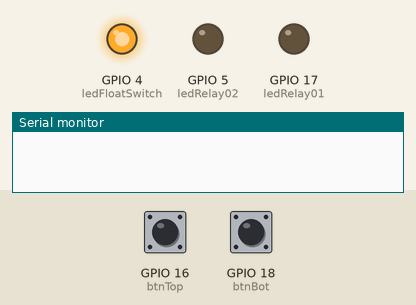
A sketch run on a simulated ESP32. Shown: output pins drawn as LEDs (lit = HIGH), the last lines printed to the serial monitor. The test bench sets the inputs (shaded band); at power-on: GPIO 16 (btnTop) LOW, GPIO 18 (btnBot) LOW.

Above: at 3.2 s.
3.3 s: GPIO 16 (btnTop) pulled HIGH for 1.3 s
At 5.7 s:
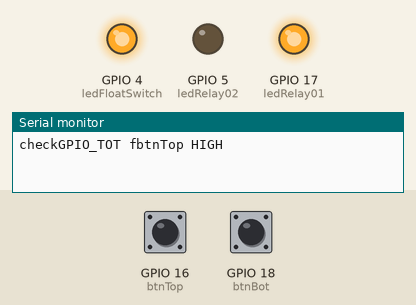
At 10.4 s:
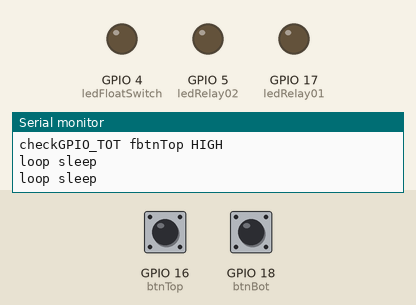
Timing chart, 0 to 11.9 s (numbered marks = the images above; inputs shaded):
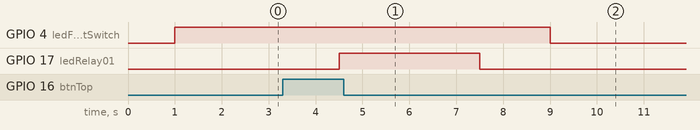

The sketch:

esp32_Floatless_auto.ino
```cpp
#include <WiFi.h>
#include <EEPROM.h>
#include <WiFiClientSecure.h>
#include <HTTPClient.h>
#include <ArduinoJson.h>


#define uS_TO_S_FACTOR 1000000ULL /* Conversion factor for micro seconds to seconds */


// the LED is connected to GPIO 5
const int ledRelay01 = 17 ;
const int ledRelay02 =  5;
//const int ledAlarm =  19;
const int ledFloatSwitch =  4;

const int btnTop = 16;
const int btnBot = 18 ;

int g_count_is_running =0 ;
int g_count_is_stopping =0 ;

bool g_has_sleep = false;
int g_sleep_seconds = 0;

void initGpio(){
    pinMode(ledRelay01, OUTPUT);
    pinMode(ledRelay02, OUTPUT);
   // digitalWrite(ledAlarm, OUTPUT);
    turnOffAll();

    pinMode(ledFloatSwitch, OUTPUT);
    pinMode(btnTop, INPUT);
    pinMode(btnBot, INPUT);
    digitalWrite(ledFloatSwitch, HIGH);
    delay(1000);
}

void turnOffAll(){
   digitalWrite(ledRelay01, LOW);
   digitalWrite(ledRelay02, LOW);
  // digitalWrite(ledAlarm, LOW);
}


bool checkGPIO_BOT() {
  delay(500);
  bool has_data = false;
  int buttonState = digitalRead(btnBot);
  if (buttonState == HIGH) {
     Serial.println("checkGPIO_BOT fbtnBot HIGH");
    digitalWrite(ledRelay02, HIGH);
    has_data = true;
  } else {
   // Serial.println("digitalRead fbtnBot LOW");
    digitalWrite(ledRelay02, LOW);
  }

   delay(500);
  if( has_data == false){
    int buttonState = digitalRead(btnBot);
    if (buttonState == HIGH) {
      Serial.println("checkGPIO_BOT fbtnBot HIGH again");
      digitalWrite(ledRelay02, HIGH);
      has_data = true;
    } else {
    // Serial.println("digitalRead fbtnBot LOW");
      digitalWrite(ledRelay02, LOW);
    }

  }

   return has_data;
}

bool checkGPIO_TOT() {
    delay(500);
    bool has_data = false;
    int buttonState = digitalRead(btnTop);
    if (buttonState == HIGH) {
      Serial.println("checkGPIO_TOT fbtnTop HIGH");
      digitalWrite(ledRelay01, HIGH);
      has_data = true;
    } else {
      //Serial.println("digitalRead fbtnTop LOW");
      digitalWrite(ledRelay01, LOW);
    }

    delay(500);
    if(has_data == false){
        buttonState = digitalRead(btnTop);
        if (buttonState == HIGH) {
          Serial.println("checkGPIO_TOT fbtnTop HIGH again");
          digitalWrite(ledRelay01, HIGH);
          has_data = true;
        } else {
          //Serial.println("digitalRead fbtnTop LOW");
          digitalWrite(ledRelay01, LOW);
        }
     }

   return has_data;

}

void sleepMinutes(int minutes) {
     Serial.println("sleepMinutes");
    int seconds = minutes*60;
    for( int second = 0; second < seconds; second ++) {
       delay(1000);
    }
}

void setup() {
  Serial.begin(115200);
  delay(1000); //Take some time to open up the Serial Monitor

  initGpio();
  g_count_is_running = 0;
  g_count_is_stopping = 0;
}

void loop() {
  delay(1000);
  if (g_has_sleep == true) {
    g_sleep_seconds = g_sleep_seconds +1;

    turnOffAll();
    digitalWrite(ledFloatSwitch, LOW);
    if(g_sleep_seconds > (60*60*2) ) {
        g_sleep_seconds = 0;
        g_has_sleep = false;

        ESP.restart();
    }
    Serial.println("loop sleep");
    return;
  }

  //This is not going to be called
  bool has_data_bot = false;
  // 30 minutes -btn2
  has_data_bot = checkGPIO_BOT();

  bool has_data_tot = false;
  // 15 minutes -btn1
  has_data_tot = checkGPIO_TOT();


  if (has_data_bot == true || has_data_tot == true ) {
    g_count_is_running = g_count_is_running + 1;
    g_count_is_stopping = 0;
  }  else {
    g_count_is_running = -2;
    g_count_is_stopping = g_count_is_stopping + 1;
  }


  if(g_count_is_running < 0){
     g_has_sleep = true;
  }

  // 15 minutes
  int count_minutes = 30;
  if (g_count_is_running> (count_minutes*60)) {
    g_has_sleep = true;
  } else {
      if (g_count_is_stopping> (count_minutes*60) ) {
         g_has_sleep = true;
      }
  }
}
```

Measured:
- after the input at 3.3 s, GPIO 4 (ledFloatSwitch): HIGH → LOW after 5.7 s instead of 2.7 s; GPIO 17 (ledRelay01): LOW → HIGH after 1.2 s, → LOW 3.0 s later
